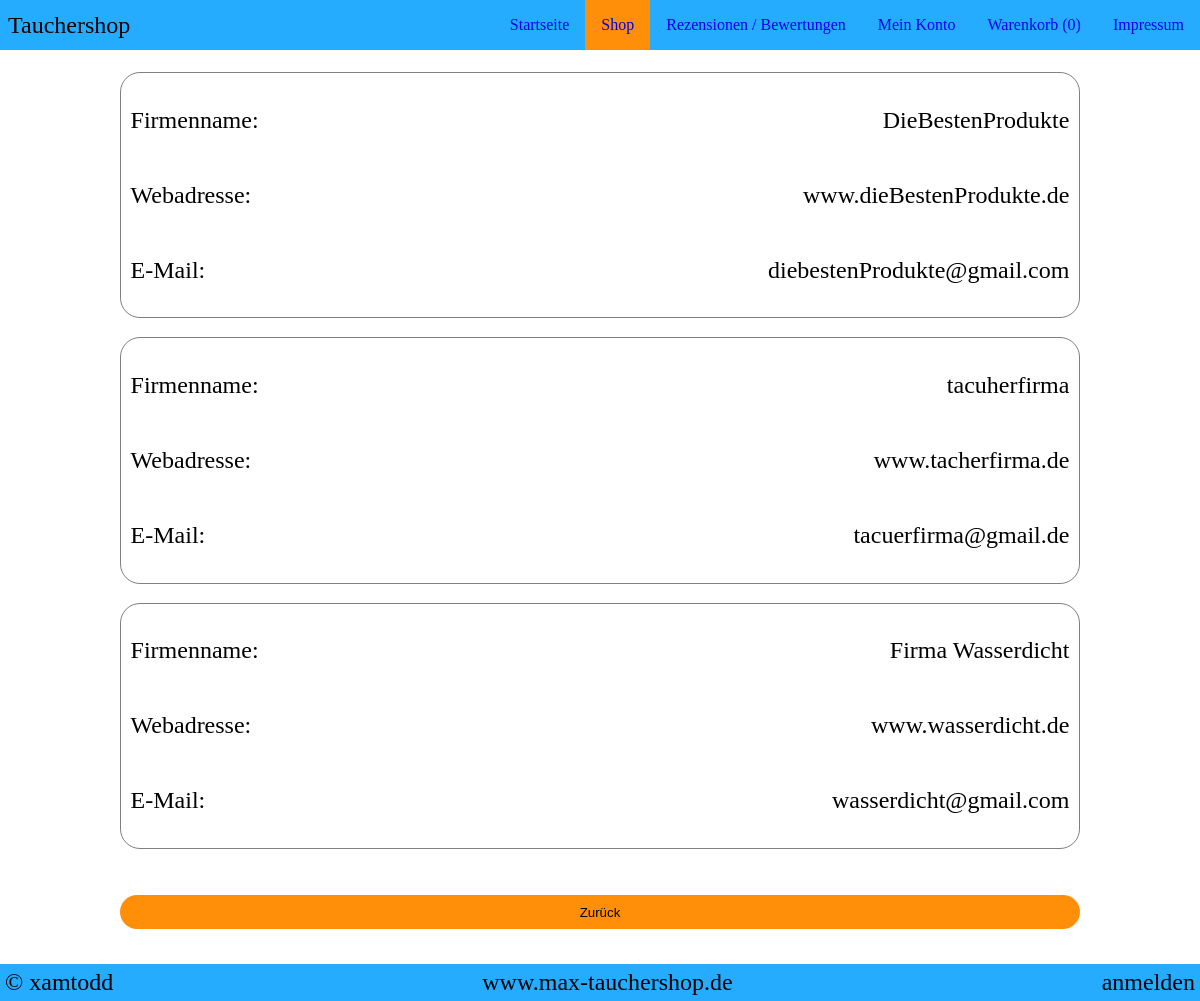
The page /herstelleransehen.php on the database its author committed.
### tables this page shows
CREATE TABLE IF NOT EXISTS `hersteller` (
  `ID` int(11) NOT NULL AUTO_INCREMENT,
  `Firmenname` varchar(200) NOT NULL,
  `Webadresse` varchar(200) NOT NULL,
  `EMail` varchar(200) NOT NULL,
  PRIMARY KEY (`ID`)
);

### herstelleransehen.php (the view, shortened to what this page needs)
<?php
    $servername = "localhost";
    $username = "user";
    $password = "password";
    $db = "webshop";
    $conn = new mysqli($servername, $username, $password, $db);
    if(!isset($_SESSION['loggedin'])){
        $anz = 0;
    }
?>
<html>
<!DOCTYPE html>
<html lang="de">
<head>
    <link rel="stylesheet" href="CSS/menue.css">
    <link rel="stylesheet" href="CSS/footer.css">
    <link rel="stylesheet" href="CSS/herstelleransehen.css">
</head>
<body>
<nav class="menue">
    <div class="firmenname">Tauchershop</div>
    <div class="navigations-links">
        <ul>
            <li><a href="index.php">Startseite</a></li>
            <li><a class="aktuell" href="shop.php">Shop</a></li>
            <li><a href="rub.php">Rezensionen / Bewertungen</a></li>
            <li><a href="meinkonto.php">Mein Konto</a></li>
            <li><a href="warenkorb.php">Warenkorb (<?=$anz?>)</a> </li>
            <li><a href="impressum.php">Impressum</a></li>
        </ul>
    </div>
</nav>
<div id = "content">
    <?php
        $sql = "SELECT * FROM hersteller;";
        $result = $conn->query($sql);
        $hersteller_ID = $_GET['hersteller_ID'];
        $name = "";
        while($row = $result->fetch_assoc()){
        if($row['ID'] == $hersteller_ID){
            $name = "ausgewaehlt";
        }else{
            $name = "hersteller";
        }
    ?>
    <div class = '<?=$name?>'>
        <div class = 'FName'>
            <p>Firmenname:</p>
            <p><?=$row['Firmenname']?></p>
        </div>
        <div class = 'Webadresse'>
            <p>Webadresse:</p>
            <p><?=$row['Webadresse']?></p>
        </div>
        <div class = 'EMail'>
            <p>E-Mail:</p>
            <p><?=$row['EMail']?></p>
        </div>
    </div>
    <?php
        }
        $kat_ID = $_GET['kat_ID'];
   ?>
   <br>
   <a href='info.php?kat_ID=<?=$kat_ID?>'><button>Zurück</button></a>
</div>
<footer class="footer">
    <a class="links" href="https://github.com/xamtodd">&copy; xamtodd</a>
    <a class="mitte" href="#">www.max-tauchershop.de</a>
    <?php
    if(!isset($_SESSION['loggedin'])){
        echo "<a class='rechts' href='anmelden.html'>anmelden</a>";
    }else{
        echo "<a class='rechts' href='PHP/logout.php'>ausloggen</a>";
    }
    ?>
</footer>
</body>
</html>

### CSS/menue.css (style rules this page uses)
* { box-sizing: border-box; }
body { margin: 0; padding: 0; }
.menue { position: fixed; z-index: 1; width: 100%; display: flex; justify-content: space-between; align-items: center; background-color: #25acff; }
.firmenname { font-size: 1.5rem; margin: 0.5rem; }
.navigations-links ul { margin: 0; padding: 0; display: flex; }
.navigations-links li { list-style: none; font-size: 1rem; }
.navigations-links li a { text-decoration: none; padding: 1rem; display: block; }
.navigations-links li .aktuell { background-color: #ff8f08; }

### CSS/footer.css (style rules this page uses)
.footer { position: fixed; left: 0; bottom: 0; width: 100%; background-color: #25acff; color: white; display: flex; justify-content: space-between; align-items: center; }
.footer a { text-decoration: none; color: black; font-size: 1.5em; padding: 5px; }

### CSS/herstelleransehen.css (style rules this page uses)
#content { padding-top: 3em; padding-bottom: 3em; width: 80%; margin: auto; font-size: 1.5em; }
.FName { display: flex; justify-content: space-between; }
.Webadresse { display: flex; justify-content: space-between; }
.EMail { display: flex; justify-content: space-between; }
.hersteller { border: 1px solid gray; border-radius: 20px; padding: 1%; margin-bottom: 2%; }
a button { width: 100%; padding: 1%; border-radius: 20px; background-color: #ff8f08; border: none; cursor: pointer; }

### rows shown on the page
hersteller: Firmenname "DieBestenProdukte", Webadresse "www.dieBestenProdukte.de", EMail "diebestenProdukte@gmail.com"
hersteller: Firmenname "tacuherfirma", Webadresse "www.tacherfirma.de", EMail "tacuerfirma@gmail.de"
hersteller: Firmenname "Firma Wasserdicht", Webadresse "www.wasserdicht.de", EMail "wasserdicht@gmail.com"

### other values the page prints
$anz "0"
